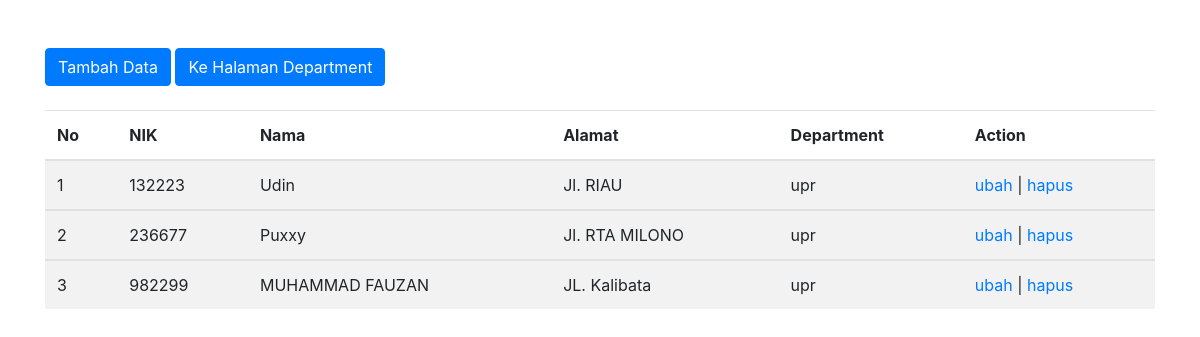
The page / on the database its author committed.
### tables this page shows
CREATE TABLE `pegawai` (
  `NIK` bigint(20) NOT NULL,
  `nama` varchar(20) NOT NULL,
  `alamat` varchar(50) NOT NULL,
  `id_department` int(11) DEFAULT NULL
);

CREATE TABLE `department` (
  `id` int(11) NOT NULL,
  `nama_depart` varchar(20) DEFAULT NULL
);

### functionpegawai.php (called while the page is built, shortened)
<?php
   $db = mysqli_connect("localhost", "root", "", "modul3");
    function query($query){
        global $db;
        $result = mysqli_query($db, $query);
        $rows = [];
        while($row = mysqli_fetch_assoc($result)){
            $rows[]=$row;
        }
        return $rows;
    }
?>

### index.php (the view, shortened to what this page needs)
<?php
   require 'functionpegawai.php';
   $pegawai = query("SELECT * FROM pegawai INNER JOIN department ON pegawai.id_department=department.id");
?>
<!doctype html>
<html lang="en">
  <head>
    <link rel="stylesheet" href="https://maxcdn.bootstrapcdn.com/bootstrap/4.0.0/css/bootstrap.min.css">
  </head>
  <body>
   <div class="container">
      <div class="row">
          <div class="col mt-5">
                <a href="tambah_pegawai.php">
                   <div class="div btn btn-primary mb-4">
                    Tambah Data
                  </div>
                </a>
               <a href="department.php">
                   <div class="div btn btn-primary mb-4">
                   Ke Halaman Department
                  </div>
                </a>
               <table class="table table-striped">
                  <thead>
                      <tr>
                      <th scope="col">No</th>
                      <th scope="col">NIK</th>
                      <th scope="col">Nama</th>
                      <th scope="col">Alamat</th>
                      <th scope="col">Department</th>
                       <th scope="col">Action</th>
                      </tr>
                  </thead>
                  <tbody>
                  <?php $i=1; ?>
                  <?php foreach($pegawai as $p) : ?>
                     <td><?php echo $i; ?></td>
                       <td><?= $p["NIK"]; ?></td>
                       <td><?= $p["nama"]; ?></td>
                       <td><?= $p["alamat"];?></td>
                       <td><?= $p["nama_depart"]; ?></td>
                       <td>
                       	<a href="ubah_pegawai.php?id=<?php echo $p["NIK"]; ?>">ubah</a> |
                        <a href="hapus_pegawai.php?id=<?php echo $p["NIK"]; ?>" onclick="return confirm('yakin?');">hapus</a>
                      </td>
                      </tbody>
                  <?php $i++; ?>
                  <?php endforeach; ?>
          </table>
          </div>
      </div>
   </div>
  </body>
</html>

### rows shown on the page
pegawai: NIK "132223", nama "Udin", alamat "Jl. RIAU", id_department.nama_depart "upr"
pegawai: NIK "236677", nama "Puxxy", alamat "Jl. RTA MILONO", id_department.nama_depart "upr"
pegawai: NIK "982299", nama "MUHAMMAD FAUZAN", alamat "JL. Kalibata", id_department.nama_depart "upr"
